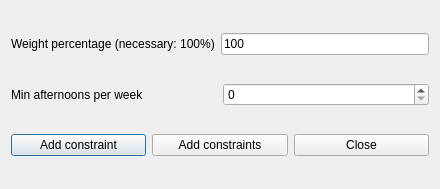
<?xml version="1.0" encoding="UTF-8"?>
<ui version="4.0">
 <class>AddConstraintTeachersMinAfternoonsPerWeekForm_template</class>
 <widget class="QDialog" name="AddConstraintTeachersMinAfternoonsPerWeekForm_template">
  <property name="geometry">
   <rect>
    <x>0</x>
    <y>0</y>
    <width>440</width>
    <height>189</height>
   </rect>
  </property>
  <property name="windowTitle">
   <string extracomment="This is the title of the dialog to add a new constraint of this type">Add teachers min afternoons per week</string>
  </property>
  <layout class="QGridLayout" name="gridLayout">
   <item row="0" column="0">
    <layout class="QHBoxLayout" name="horizontalLayout">
     <item>
      <widget class="QLabel" name="weightTextLabel">
       <property name="frameShape">
        <enum>QFrame::NoFrame</enum>
       </property>
       <property name="frameShadow">
        <enum>QFrame::Plain</enum>
       </property>
       <property name="text">
        <string>Weight percentage (necessary: 100%)</string>
       </property>
       <property name="wordWrap">
        <bool>false</bool>
       </property>
      </widget>
     </item>
     <item>
      <widget class="QLineEdit" name="weightLineEdit">
       <property name="text">
        <string notr="true">100</string>
       </property>
      </widget>
     </item>
    </layout>
   </item>
   <item row="1" column="0">
    <layout class="QHBoxLayout" name="horizontalLayout_2">
     <item>
      <widget class="QLabel" name="minAfternoonsTextLabel">
       <property name="frameShape">
        <enum>QFrame::NoFrame</enum>
       </property>
       <property name="frameShadow">
        <enum>QFrame::Plain</enum>
       </property>
       <property name="text">
        <string>Min afternoons per week</string>
       </property>
       <property name="wordWrap">
        <bool>false</bool>
       </property>
      </widget>
     </item>
     <item>
      <widget class="QSpinBox" name="minAfternoonsSpinBox"/>
     </item>
    </layout>
   </item>
   <item row="2" column="0">
    <layout class="QHBoxLayout" name="horizontalLayout_3">
     <item>
      <widget class="QPushButton" name="addConstraintPushButton">
       <property name="text">
        <string>Add constraint</string>
       </property>
      </widget>
     </item>
     <item>
      <widget class="QPushButton" name="addConstraintsPushButton">
       <property name="text">
        <string>Add constraints</string>
       </property>
      </widget>
     </item>
     <item>
      <widget class="QPushButton" name="closePushButton">
       <property name="text">
        <string>Close</string>
       </property>
      </widget>
     </item>
    </layout>
   </item>
  </layout>
 </widget>
 <layoutdefault spacing="6" margin="11"/>
 <resources/>
 <connections/>
</ui>
